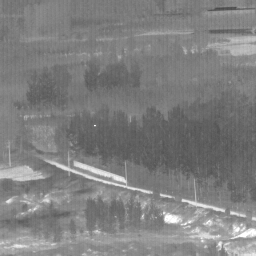
%> input picture target/data1/0001.bmp, 256 x 256 px; its folder holds only this picture in this run
$ octave test_ROC.m   (GNU Octave 9; MATLAB toolbox functions it lacks are replaced by stand-ins)
%> lines starting %> are read from the running program, lines starting %| are printed output that depends on the picture
### ImagePatchModel.m
%----------------------------------------%
%     Infrared Patch Image Model(IPI Model)      %
%
%                                        Date:  Dec,2015
%  Reference:
% Gao, Chenqiang, et al. "Infrared patch-image model for small target detection in a single image."
% IEEE Transactions on Image Processing 22.12 (2013): 4996-5009.
%----------------------------------------%

function [New_I,EndRow,EndColumn]=ImagePatchModel(I,wx,wy,sliding_step_x,sliding_step_y)
[m,n]=size(I);

column_length=wx*wy;        %vector length of each patch

Nx=length(1:sliding_step_x:n-wx+1);
Ny=length(1:sliding_step_y:m-wy+1);

if mod(n-wx,sliding_step_x)==0
    Nx=Nx;
else
    Nx=Nx+1;
end
if mod(m-wy,sliding_step_y)==0
    Ny=Ny;
else
    Ny=Ny+1;
end

EndColumn=(Nx-1)*sliding_step_x+wx;
EndRow=(Ny-1)*sliding_step_y+wy;

Up=[I,repmat(I(:,n),1,EndColumn-n)];
ImageExpand=[Up;repmat(Up(m,:),EndRow-m,1)];
%% Model construction
for yy=1:sliding_step_y:(Ny-1)*sliding_step_y+1
    for xx=1:sliding_step_x:(Nx-1)*sliding_step_x+1

        temp=zeros(wy,wx);
        index_row=(yy-1)/sliding_step_y+1;
        index_column=(xx-1)/sliding_step_x+1;

        yy_end=yy+wy-1;
        xx_end=xx+wx-1;

        temp(:,:)=ImageExpand(yy:yy_end,xx:xx_end);
        New_column=(index_row-1)*Nx+index_column;
        New_I(:,New_column)=reshape(temp,column_length,1);      %vectorize each patch as a column of a new image
    end
end
end

### test_ROC.m
clear;
clc
close all;

sourcefilefolder='E:\Academic\paper1\waq\target\data1';%
aimfilefolder='E:\Academic\paper\IRCUR-master\target\data3\roc';


dirOutput = dir(fullfile(sourcefilefolder, '*.bmp'));
fileNames = {dirOutput.name};
num_images = numel(fileNames);

I= imread([sourcefilefolder,'\',fileNames{1}]);
%> I is the input picture: size 256x256x3 uint8; min 73, max 255, mean 127.5
[p q ch]=size(I);
%> p = 256; q = 256; ch = 3
if ch==3
    I=rgb2gray(I);
%> I: size 256x256 uint8
end
% wx=10; wy=10;
% SlidingStepX=5;SlidingStepY=5;%%%Scene1


for cur = 1:2
    cur
%     img = img(:,:,1);
img = imread([sourcefilefolder,'\',fileNames{cur}]);
    [p q ch]=size(img);
    if ch==3
        img=rgb2gray(img);
    end


wx=10; wy=10;
SlidingStepX=11;SlidingStepY=11;%%%Scene2-5,7
% wx=10; wy=10;
% SlidingStepX=6;SlidingStepY=6;%%%Scene6
[D,EndRow,EndColumn]=ImagePatchModel(img,wx,wy,SlidingStepX,SlidingStepY);
%> in ImagePatchModel, `Up=[I,repmat(I(:,n),1,EndColumn-n)];`:
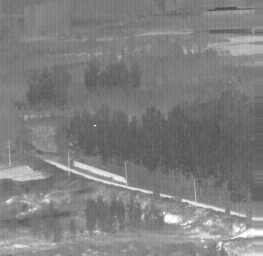
%> Up: size 256x263 uint8; min 73, max 255, mean 127.5
%> in ImagePatchModel, `ImageExpand=[Up;repmat(Up(m,:),EndRow-m,1)];`:
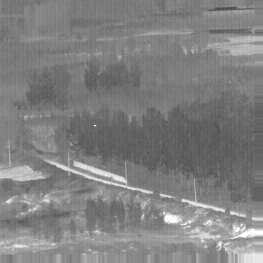
%> ImageExpand: size 263x263 uint8; min 73, max 255, mean 128.2
%> after the loop in ImagePatchModel, `for yy=1:sliding_step_y:(Ny-1)*sliding_step_y+1`:
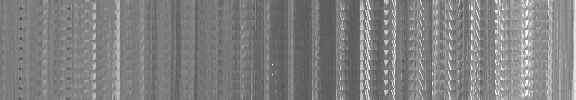
%> New_I: size 100x576 double; min 75, max 255, mean 128.2
%> EndRow = 263; EndColumn = 263

[m,n]=size(D);
%> m = 100; n = 576
r=rank(D);
%> r = 100
%% IRCUR-R    % Resample row/column version
disp('Running IRCUR-R now.')
para.beta_init = 1.5*max(abs(D(:)));
%> para.beta_init = 382.5
para.beta = para.beta_init;
%> para.beta = 382.5
para.tol  = 1e-5;
para.con = 3;
para.resample  = true;
para.eta = 0.7;

mt = 112;
nt = 56;

clear pars
pars.MAXITER=50;       % Max Iter
pars.tv='l1'; % The value can be 'iso' or 'l1'; Default is 'iso';
pars.epsilon=1e-2;  % Stop criteria
pars.print=0;  % Show the iteration detail; If ==0, the detaile will not be showed

% T=gaijingexiangyixing(I);
% [L_cols,S_cols] = IRCUR7(D, r,para);
%> (the run ends here)
